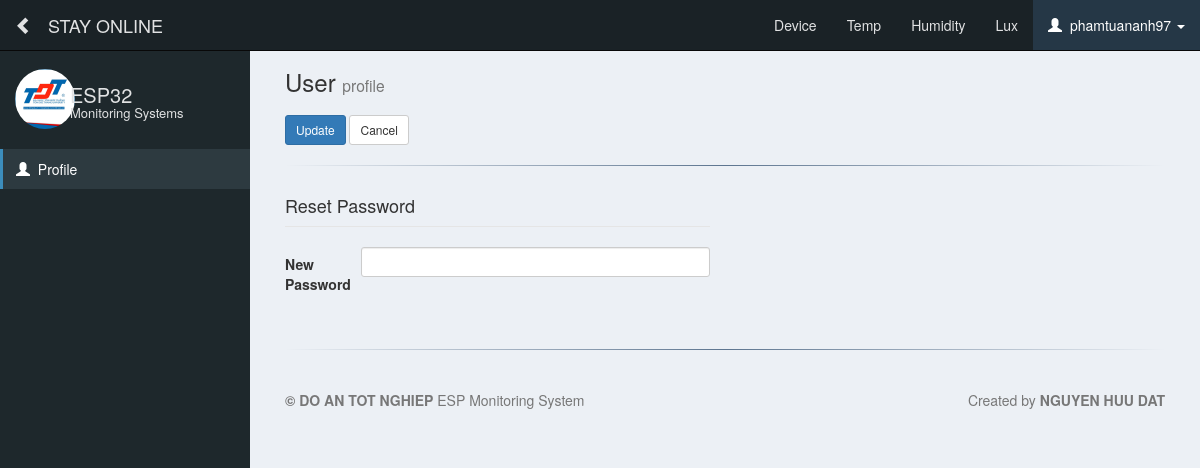
The app's page /SERVER_TA/config/profile.php?mod=base&user=3 (signed in) with its own data.
### tables this page shows
CREATE TABLE `modules` (
  `id` int(10) UNSIGNED NOT NULL,
  `name` varchar(30) NOT NULL,
  `link` varchar(30) NOT NULL,
  `description` varchar(30) DEFAULT NULL,
  `seq` int(30) DEFAULT NULL,
  `group` int(10) DEFAULT NULL
);

### SERVER_TA/config/profile.php (called while the page is built)
<?php include_once '../base/includes/header.php'; ?>
<?php include_once '../base/includes/navbar.php'; ?>
<?php include_once '../base/includes/sidebar.php'; ?>
<?php include_once 'includes/form_profile.php'; ?>
<?php include_once '../base/includes/footer.php'; ?>

### SERVER_TA/config/includes/form_profile.php (the view, shortened to what this page needs)
<?php
$query = "SELECT * FROM modules ORDER BY seq LIMIT 1";
$result = mysqli_query($con, $query);
$module = mysqli_fetch_assoc($result);
$module = $module['link'];
$query = "SELECT * FROM menus ORDER BY seq LIMIT 1";
$result = mysqli_query($con, $query);
$menu = mysqli_fetch_assoc($result);
$menu = $menu['link'];
?>
<div id="page-content-wrapper">
<div class="container-fluid">
<div class="row">
    <div class="col-lg-12">
        <section class="content-header">
            <h1>
                User <small>profile</small>
            </h1>
        </section>
    </div>
</div>
<div class="spacer"></div>
<div class="row">
    <div class="col-md-6">
        <?php
            echo '<button type="update" class="btn btn-primary pull-left btn-sm" name="update" form="reset_password">Update</button> ';
            echo '&nbsp<a href="../'.$module.'/index.php?mod=' . $module . '&menu=' . $menu . '" class="btn btn-default btn-sm" role="button">Cancel</a>';
        ?>
    </div>
</div>
<hr class="style-four">
<div class="row">
    <div class="col-md-6">
        <legend><h4>Reset Password</h4></legend>
        <form class="form-horizontal" id="reset_password" method="POST" action="">
            <div class="form-group">
                <label for="inputPassword3" class="col-sm-2 control-label">New Password</label>
                <div class="col-sm-10">
                    <input type="password" class="form-control input-sm" id="password" name="password" value="<?php echo $username; ?>" />
                </div>
            </div>
        </form>
    </div>
</div>

### SERVER_TA/base/includes/navbar.php (shortened to what this page needs)
<nav class="navbar navbar-inverse navbar-fixed-top" role="navigation">
    <div class="container-fluid">
        <div class="navbar-header">
            <a class="navbar-brand pull-left " href="#menu-toggle" id="menu-toggle"><span class="glyphicon glyphicon-chevron-left soft-white"></span></a>
            <a class="navbar-brand pull-left" id='space' href="#">STAY ONLINE</a>
        </div>
        <div class="collapse navbar-collapse" id="bs-example-navbar-collapse-1">
            <ul class="nav navbar-nav navbar-right">
            <?php
                if($con){
                    $query = "SELECT * FROM modules ORDER BY seq;";
                    $result = mysqli_query($con, $query);
                    while($row=mysqli_fetch_assoc($result)){
                        $query = "SELECT * FROM menus WHERE parent_id={$row['id']} ORDER BY seq LIMIT 1;";
                        $menu_result = mysqli_query($con, $query);
                        $menu_temp = mysqli_fetch_assoc($menu_result);
                        $menu_temp = $menu_temp['link'];
                        echo '<li '; if($module==$row['link']) echo 'class="active"'; echo '>';
                        echo '<a href="../' . $row['link'] .'/index.php?mod='.$row['link'].'&menu='. $menu_temp . '" title="'.$row['description'].'">'.$row['name'].'</a>';
                        echo '</li>';
                    }
                }
            ?>
            <li class="dropdown <?php if($module == "base") echo "active"; ?>">
              <a href="#" class="dropdown-toggle" data-toggle="dropdown" role="button" aria-haspopup="true" aria-expanded="false"><span class="glyphicon glyphicon-user"></span>&nbsp; <?php echo $_SESSION['username']; ?> <span class="caret"></span></a>
            </li>
          </ul>
        </div>
    </div>
</nav>

### SERVER_TA/base/css/custom.css (style rules this page uses)
html, html a { -webkit-font-smoothing: antialiased; text-shadow: 1px 1px 1px rgba(0,0,0,0.004); }
body { background-color: #ECF0F5; }
#page-content-wrapper { width: 100%; height: auto; position: absolute; padding: 15px; border-bottom: 0px solid #dedede; margin-bottom: 5px; background-color: #ECF0F5; }
@media (min-width:768px) { #page-content-wrapper { padding: 20px; position: relative; } }
.spacer { height: 20px; }
.content-header>h1 { margin: 0; font-size: 24px; }
#space { padding: 15px 0 0 15px; color: #E1E2E3; }
.soft-white { color: #E1E2E3; }
.navbar-inverse .navbar-nav > .active > a, .navbar-inverse .navbar-nav > .active > a:hover, .navbar-inverse .navbar-nav > .active > a:focus { background: #253746; }
.navbar-inverse .navbar-nav>.active>a, .navbar-inverse .navbar-nav>.open>a, .navbar-inverse .navbar-nav>.open>a, .navbar-inverse .navbar-nav>.open>a:hover, .navbar-inverse .navbar-nav>.open>a, .navbar-inverse .navbar-nav>.open>a:hover, .navbar-inverse .navbar-nav>.open>a:focus { background-color: #253746; }
.navbar-inverse { background-color: #1A2226; }
.navbar-inverse .navbar-nav>li>a { color: #E1E2E3 }
hr.style-four { border: 0; height: 1px; background-image: linear-gradient(to right, rgba(0, 0, 0, 0), rgba(57,86,118, 0.80), rgba(0, 0, 0, 0)); }

### records on screen
modules: name "Device"
modules: name "Temp"
modules: name "Humidity"
modules: name "Lux"

### other values on screen
$_SESSION['username'] "phamtuananh97"
